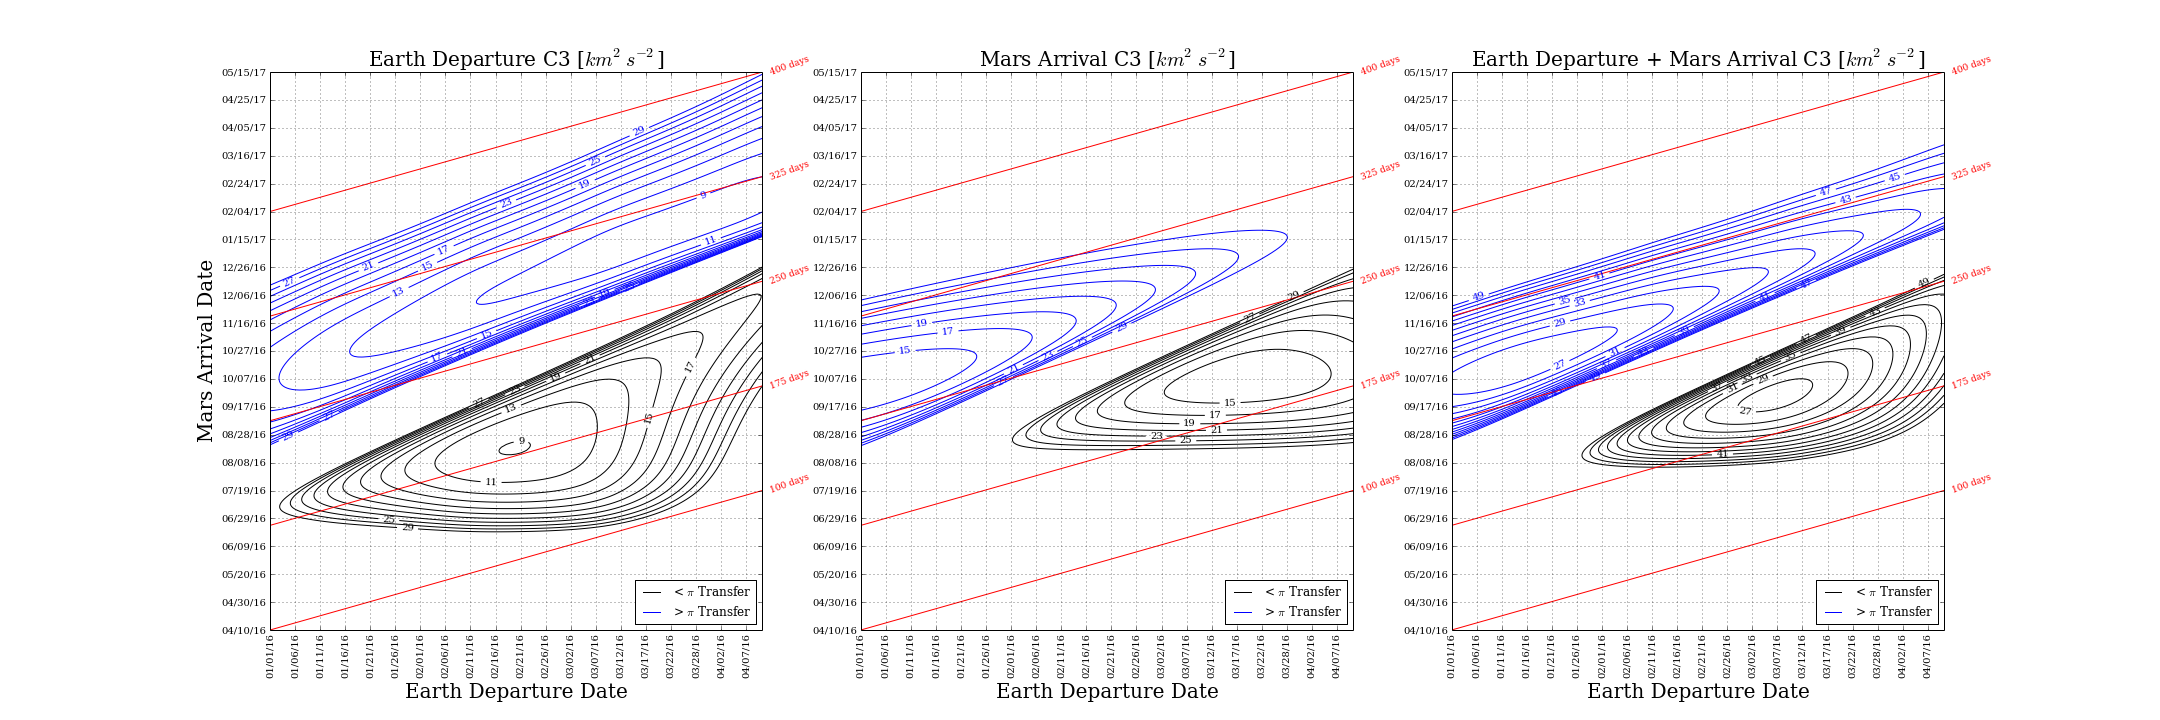

This figure's Python source:
#!/usr/bin/env python
####################################################################################################
"""
Generate an Earth-Mars Pork Chop Plot.

AUTHOR: Jacob Williams, 11/11/2014

"""

####################################################################################################

import os
import datetime
import matplotlib
import numpy as np
import matplotlib.cm as cm
import matplotlib.mlab as mlab
import matplotlib.pyplot as plt
from matplotlib import dates
import math

####################################################################################################
if __name__ == "__main__":
	"""main program"""	

	#########################
	def read_file(file):

		#........data file.......
		#n_t0,    74
		#n_dt,    21
		#2456658.500    ,      100.0000000    ,      21.76904085    ,      32.92329343    
	     	#...
     	
		jd_j2000 = 2451545.0   #julian date of J2000 epoch
		j2000_epoch = datetime.datetime(2000, 1, 1, 12, 0, 0)
		
		n_t0 = None
		n_tf = None
		it0 = -1
		itf = -1
		t0_prev = -99999
		
		f = open( file, 'r')
		
		for line in f:
			s = line.split(',')
			
			if (s[0]=='n_t0'):
			
				n_t0 = int(s[1].strip())
				
			elif (s[0]=='n_dt'):
			
				n_tf = int(s[1].strip())
				
				#size the arrays:
				t0  = np.zeros(shape=(n_t0, n_tf))
				tf  = np.zeros(shape=(n_t0, n_tf))
				c30_lt_pi = np.zeros(shape=(n_t0, n_tf))
				c30_gt_pi = np.zeros(shape=(n_t0, n_tf))
				c3f_lt_pi = np.zeros(shape=(n_t0, n_tf))
				c3f_gt_pi = np.zeros(shape=(n_t0, n_tf))
				
			else:
									
				d = float(s[0].strip())-jd_j2000  #days since j2000
				dt = float(s[1].strip())
							
				_t0 = j2000_epoch + datetime.timedelta(d) 	#departure epoch
				_tf = j2000_epoch + datetime.timedelta(d) + datetime.timedelta(dt) 	#arrival epoch			
				_c30_lt_pi = float(s[2].strip())
				_c30_gt_pi = float(s[3].strip())
				_c3f_lt_pi = float(s[4].strip())
				_c3f_gt_pi = float(s[5].strip())
				
				if ( _t0 != t0_prev ):
					it0 = it0+1
					itf = 0
					t0_prev=_t0
				else:
					itf = itf + 1
				
				t0[it0,itf]  = matplotlib.dates.date2num(_t0)
				tf[it0,itf]  = matplotlib.dates.date2num(_tf)
				c30_lt_pi[it0,itf] = _c30_lt_pi
				c30_gt_pi[it0,itf] = _c30_gt_pi
				c3f_lt_pi[it0,itf] = _c3f_lt_pi
				c3f_gt_pi[it0,itf] = _c3f_gt_pi
			
		f.close()
	
		return t0,tf,c30_lt_pi,c30_gt_pi,c3f_lt_pi,c3f_gt_pi

	#########################
	# from: http://stackoverflow.com/questions/19876882/print-string-over-plotted-line-mimic-contour-plot-labels
	def label_line(line, label_text, near_i=None, near_x=None, near_y=None, rotation_offset=0, offset=(0,0)):
	    """call 
	        l, = plt.loglog(x, y)
	        label_line(l, "text", near_x=0.32)
	    """

	    def put_label(i):
	        """put label at given index"""
	        i = min(i, len(x)-2)
	        dx = sx[i+1] - sx[i]
	        dy = sy[i+1] - sy[i]
	        rotation = np.rad2deg(math.atan2(dy, dx)) + rotation_offset
	        pos = [(x[i] + x[i+1])/2. + offset[0], (y[i] + y[i+1])/2 + offset[1]]
	        plt.text(pos[0], pos[1], label_text, size=9, rotation=rotation, color = line.get_color(),
	        ha="center", va="center", bbox = dict(ec='1',fc='1'))
	
	    x = line.get_xdata()
	    y = line.get_ydata()
	    ax = line.get_axes()
	    if ax.get_xscale() == 'log':
	        sx = np.log10(x)    # screen space
	    else:
	        sx = x
	    if ax.get_yscale() == 'log':
	        sy = np.log10(y)
	    else:
	        sy = y
	
	    # find index
	    if near_i is not None:
	        i = near_i
	        if i < 0: # sanitize negative i
	            i = len(x) + i
	        put_label(i)
	    elif near_x is not None:
	        for i in range(len(x)-2):
	            if (x[i] < near_x and x[i+1] >= near_x) or (x[i+1] < near_x and x[i] >= near_x):
	                put_label(i)
	    elif near_y is not None:
	        for i in range(len(y)-2):
	            if (y[i] < near_y and y[i+1] >= near_y) or (y[i+1] < near_y and y[i] >= near_y):
	                put_label(i)
	    else:
	        raise ValueError("Need one of near_i, near_x, near_y")
									
	#########################
	def draw_flight_time_line(x,y,c):
		"""draw a transfer time line"""
		
		l, = plt.plot(x,y,c)
		label_line(l, str(int(y[0]-x[0]))+' days', near_i=np.size(x)-1, rotation_offset=-25, offset=[6,5])

	#########################
	def draw_all_flight_time_lines():
		"""draw all the transfer time lines"""
		
		draw_flight_time_line(t0[:,0],tf[:,0],'r')	
		draw_flight_time_line(t0[:,np.size(t0,1)/4],tf[:,np.size(t0,1)/4],'r')
		draw_flight_time_line(t0[:,np.size(t0,1)/2],tf[:,np.size(t0,1)/2],'r')
		draw_flight_time_line(t0[:,3*np.size(t0,1)/4],tf[:,3*np.size(t0,1)/4],'r')
		draw_flight_time_line(t0[:,np.size(t0,1)-1],tf[:,np.size(t0,1)-1],'r')

	#########################
	#compile pork.f90 using f2pi:
	#
	# f2py3 -c pork.f90 -L../../lib/ -lfat -I../../mod -m porkchop only: generate_porkchop
	#	
	def generate_pork_chop_data():
		"""call the f2py fortran routine and get the pork chop plot data"""
		
		import porkchop
		
		#time ranges:
		initial_t0		= 0		# departure epoch
		delta_t0   		= 1		#
		final_t0		= 100		#	
		initial_dt		= 100		# time of flight 
		delta_dt		= 1		#
		final_dt		= 400		#
		
		#initial epoch:
		y = 2016
		m = 1
		d = 1
		
		#this is because I don't know if f2py will work for allocatable output arrays:
		n_t0 = len(range(initial_t0,final_t0+1,delta_t0))
		n_dt = len(range(initial_dt,final_dt+1,delta_dt))
		
		#get the data:
		t0,tf,c30_lt_pi,c30_gt_pi,c3f_lt_pi,c3f_gt_pi = porkchop.porkchop( n_t0,n_dt, 
													y,m,d,
													initial_t0,
													delta_t0,
													final_t0,
													initial_dt,
													delta_dt,
													final_dt)
	
		return t0,tf,c30_lt_pi,c30_gt_pi,c3f_lt_pi,c3f_gt_pi

####################################################################################################

	#read file generated by executable:
	#t0,tf,c30_lt_pi,c30_gt_pi,c3f_lt_pi,c3f_gt_pi = read_file('pork.csv')
	
	#call the wrapper to the fortran routine:
	t0,tf,c30_lt_pi,c30_gt_pi,c3f_lt_pi,c3f_gt_pi = generate_pork_chop_data()
	
	#plot options:
	contour_range = list(range(1,30,2))  #contour lines for c3 plots
	contour_range_sum = list(range(1,50,2))  #contour lines for c30+c3f plot
	#contour_range_sum.append(100)

	label_fontsize = 20
	title_fontsize = 20
	x_tick_step = 5.09
	y_tick_step = 20.0
	hfmt = dates.DateFormatter('%m/%d/%y')  #axes are dates
	fmt = '%i'  #format for contour labels

	### rcParams are the default parameters for matplotlib
	matplotlib.rcParams['font.size'] = 10.
	matplotlib.rcParams['font.family'] = 'Serif'
	matplotlib.rcParams['axes.labelsize'] = 10.
	matplotlib.rcParams['xtick.labelsize'] = 10.
	matplotlib.rcParams['ytick.labelsize'] = 10.
	
	#make a plot:
	fig = plt.figure(figsize=(30,10))
	
	ax = fig.add_subplot(131)
	draw_all_flight_time_lines()
	CS_1 = plt.contour(t0, tf, c30_lt_pi , contour_range, colors='k')
	plt.clabel(CS_1, inline=1, fontsize=10, fmt=fmt)
	CS_2 = plt.contour(t0, tf, c30_gt_pi , contour_range, colors='b')
	plt.clabel(CS_2, inline=1, fontsize=10, fmt=fmt)	
	ax.xaxis.set_major_formatter(hfmt)
	ax.yaxis.set_major_formatter(hfmt)
	plt.xlabel('Earth Departure Date',fontsize=label_fontsize)	
	plt.xticks(np.arange(t0.min(), t0.max()+1, x_tick_step))	#set axis ticks
	locs, labels = plt.xticks()	
	plt.setp(labels, rotation=90)
	plt.ylabel('Mars Arrival Date',fontsize=label_fontsize)
	plt.yticks(np.arange(tf.min(), tf.max()+1, y_tick_step))
	plt.title('Earth Departure C3 [$km^2 s^{-2}$]',fontsize=title_fontsize)
	plt.grid('on')
	lines = [ CS_1.collections[0], CS_2.collections[0] ]  #add a legend
	labels = ['< $\pi$ Transfer','> $\pi$ Transfer']
	plt.legend(lines, labels, loc=4)
	
	ax = fig.add_subplot(132)	
	draw_all_flight_time_lines()
	CS_1 = plt.contour(t0, tf, c3f_lt_pi , contour_range, colors='k', label='<pi')
	plt.clabel(CS_1, inline=1, fontsize=10, fmt=fmt)
	CS_2 = plt.contour(t0, tf, c3f_gt_pi , contour_range, colors='b', label='>pi')
	plt.clabel(CS_2, inline=1, fontsize=10, fmt=fmt)	
	ax.xaxis.set_major_formatter(hfmt)
	ax.yaxis.set_major_formatter(hfmt)
	plt.xlabel('Earth Departure Date',fontsize=label_fontsize)
	plt.xticks(np.arange(t0.min(), t0.max()+1, x_tick_step))	#set axis ticks
	locs, labels = plt.xticks()	
	plt.setp(labels, rotation=90)
	plt.yticks(np.arange(tf.min(), tf.max()+1, y_tick_step))
	plt.title('Mars Arrival C3 [$km^2 s^{-2}$]',fontsize=title_fontsize)
	plt.grid('on')
	lines = [ CS_1.collections[0], CS_2.collections[0] ]  #add a legend
	labels = ['< $\pi$ Transfer','> $\pi$ Transfer']
	plt.legend(lines, labels, loc=4)

	ax = fig.add_subplot(133)	
	draw_all_flight_time_lines()
	CS_1 = plt.contour(t0, tf, c30_lt_pi+c3f_lt_pi , contour_range_sum, colors='k', label='<pi')
	plt.clabel(CS_1, inline=1, fontsize=10, fmt=fmt)
	CS_2 = plt.contour(t0, tf, c30_gt_pi+c3f_gt_pi , contour_range_sum, colors='b', label='>pi')
	plt.clabel(CS_2, inline=1, fontsize=10, fmt=fmt)	
	ax.xaxis.set_major_formatter(hfmt)
	ax.yaxis.set_major_formatter(hfmt)
	plt.xlabel('Earth Departure Date',fontsize=label_fontsize)
	plt.xticks(np.arange(t0.min(), t0.max()+1, x_tick_step))	#set axis ticks
	locs, labels = plt.xticks()	
	plt.setp(labels, rotation=90)
	plt.yticks(np.arange(tf.min(), tf.max()+1, y_tick_step))
	plt.title('Earth Departure + Mars Arrival C3 [$km^2 s^{-2}$]',fontsize=title_fontsize)
	plt.grid('on')
	lines = [ CS_1.collections[0], CS_2.collections[0] ]  #add a legend
	labels = ['< $\pi$ Transfer','> $\pi$ Transfer']
	plt.legend(lines, labels, loc=4)
	
	#save it:
	plt.savefig('pork_chop.png')
	
	